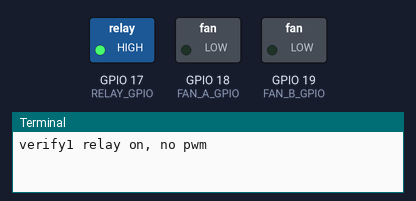
The program below on a simulated Raspberry Pi (BCM pin numbers). Parts: switched loads named in the program (green lamp = pin HIGH), the last lines printed to the terminal. At 17.2 s the program stops and its outputs stay as they are.

Above: at 0.1 s.
At 4.1 s:
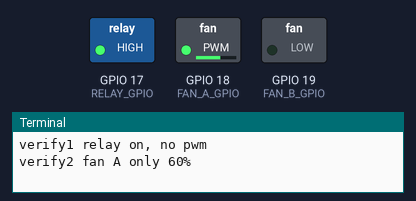
At 8.1 s:
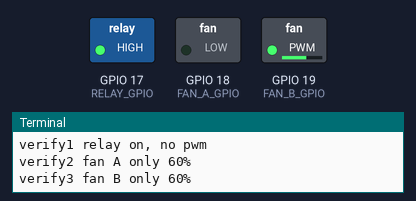
At 12.1 s:
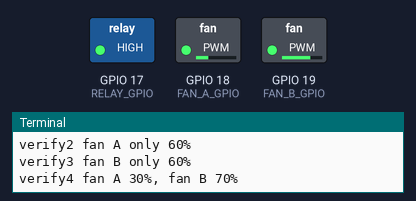
At 17.3 s:
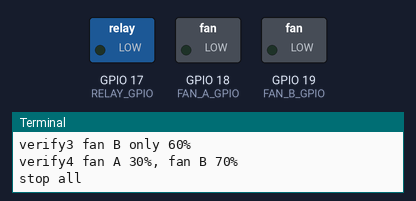
Timing chart, 0 to 18.7 s (numbered marks = the images above):
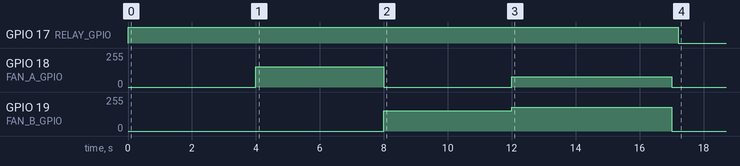

Measured:
- by itself, GPIO 17 (RELAY_GPIO): LOW → HIGH at 0.00 s, → LOW 17.2 s later
- by itself, GPIO 18 (FAN_A_GPIO): 0/255 → 153/255 at 4.0 s, → 0/255 4.0 s later, → 77/255 4.0 s later, → 0/255 5.0 s later
- by itself, GPIO 19 (FAN_B_GPIO): 0/255 → 153/255 at 8.0 s, → 179/255 4.0 s later, → 0/255 5.0 s later

The program:

fan_dual_test.py
```python
#!/usr/bin/env python3

import time

import RPi.GPIO as GPIO


RELAY_GPIO = 17
FAN_A_GPIO = 18
FAN_B_GPIO = 19
PWM_FREQ_HZ = 25000


def main():
    GPIO.setwarnings(False)
    GPIO.setmode(GPIO.BCM)
    GPIO.setup(RELAY_GPIO, GPIO.OUT, initial=GPIO.LOW)
    GPIO.setup(FAN_A_GPIO, GPIO.OUT, initial=GPIO.LOW)
    GPIO.setup(FAN_B_GPIO, GPIO.OUT, initial=GPIO.LOW)

    fan_a = GPIO.PWM(FAN_A_GPIO, PWM_FREQ_HZ)
    fan_b = GPIO.PWM(FAN_B_GPIO, PWM_FREQ_HZ)
    fan_a.start(0)
    fan_b.start(0)

    print("verify1 relay on, no pwm", flush=True)
    GPIO.output(RELAY_GPIO, GPIO.HIGH)
    time.sleep(4.0)

    print("verify2 fan A only 60%", flush=True)
    fan_a.ChangeDutyCycle(60)
    fan_b.ChangeDutyCycle(0)
    time.sleep(4.0)

    print("verify3 fan B only 60%", flush=True)
    fan_a.ChangeDutyCycle(0)
    fan_b.ChangeDutyCycle(60)
    time.sleep(4.0)

    print("verify4 fan A 30%, fan B 70%", flush=True)
    fan_a.ChangeDutyCycle(30)
    fan_b.ChangeDutyCycle(70)
    time.sleep(5.0)

    print("stop all", flush=True)
    fan_a.ChangeDutyCycle(0)
    fan_b.ChangeDutyCycle(0)
    time.sleep(0.2)
    GPIO.output(RELAY_GPIO, GPIO.LOW)

    fan_a.stop()
    fan_b.stop()
    GPIO.cleanup()


if __name__ == "__main__":
    main()
```
